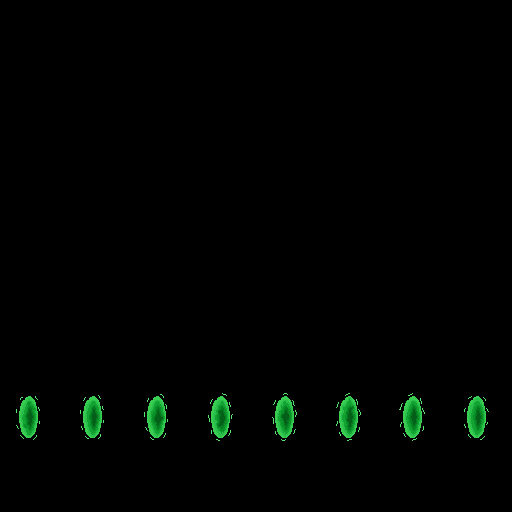

This game map was drawn from its Tiled (.tmx) file and the tilesets committed beside it. A one-line description and the full map source follow:
An orthogonal 8x8 tile map with 64x64 px tiles, 1 tile layer (Calque de Tuiles 1), 4 tilesets.

<map version="1.10" tiledversion="1.11.2" orientation="orthogonal" renderorder="right-down" width="8" height="8" tilewidth="64" tileheight="64" infinite="0" nextlayerid="2" nextobjectid="1">
 <properties>
  <property name="fps" type="int" value="11" />
  <property name="type" value="portal" />
 </properties>
 <tileset firstgid="1" source="blue_portal.tsx" />
 <tileset firstgid="9" source="green_portals.tsx" />
 <tileset firstgid="17" source="orange_portal.tsx" />
 <tileset firstgid="25" source="purple_portal.tsx" />
 <layer id="1" name="Calque de Tuiles 1" width="8" height="8">
  <data encoding="csv">
0,0,0,0,0,0,0,0,
0,0,0,0,0,0,0,0,
0,0,0,0,0,0,0,0,
0,0,0,0,0,0,0,0,
0,0,0,0,0,0,0,0,
0,0,0,0,0,0,0,0,
9,10,11,12,13,14,15,16,
0,0,0,0,0,0,0,0
</data>
 </layer>
</map>
